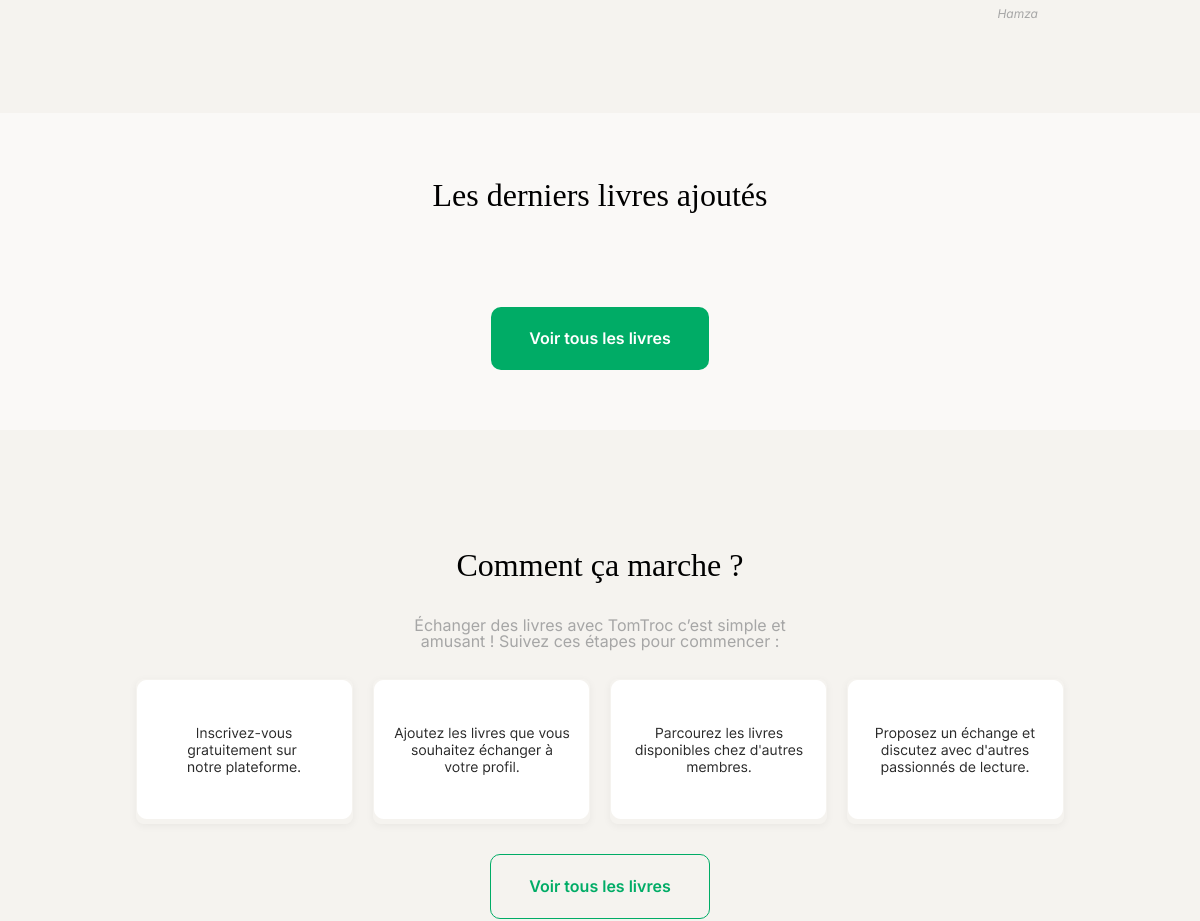
/ (middle part), run on an earlier commit of the app's database.
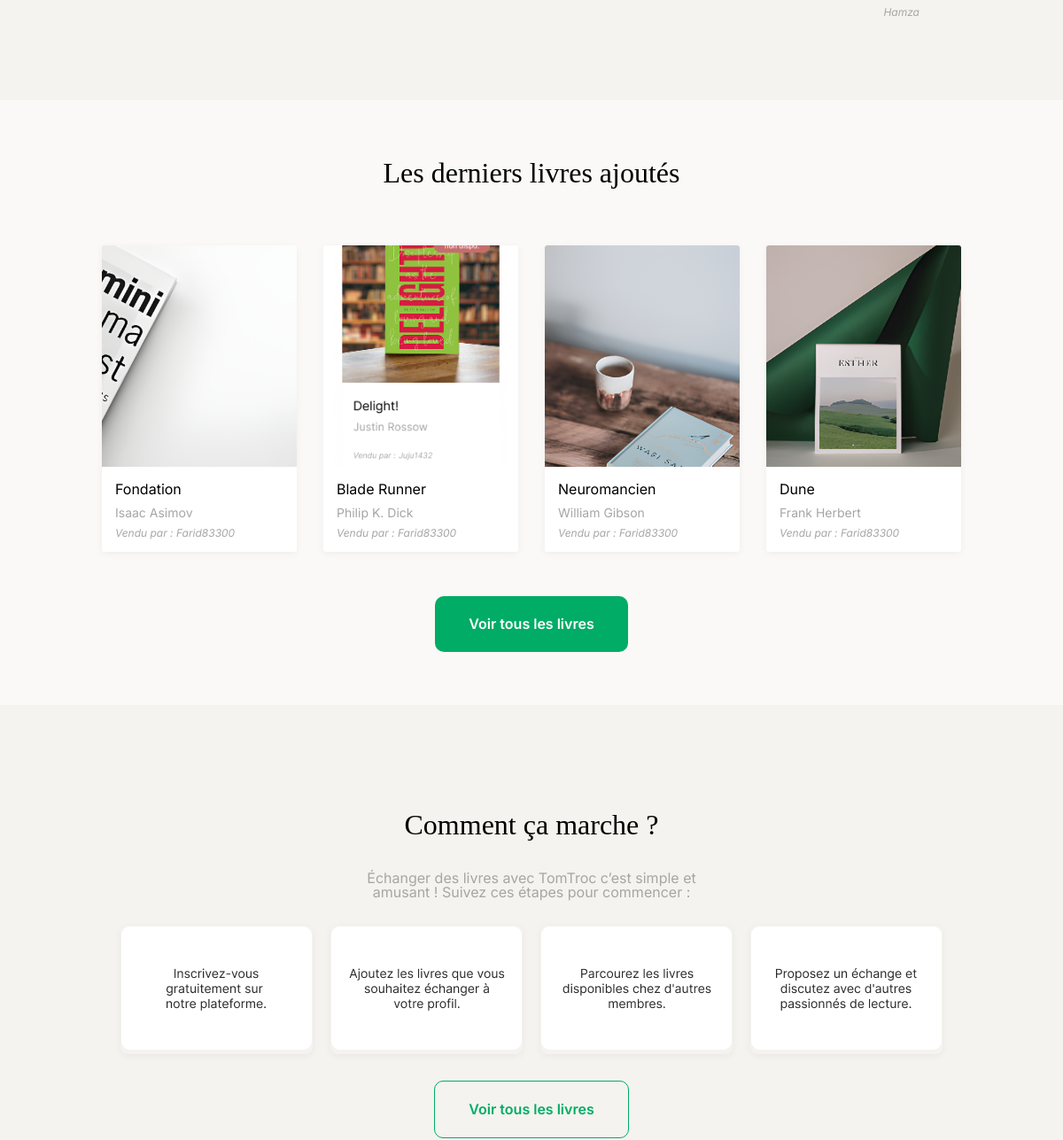
And on a later commit of the database.
### tables this page shows
CREATE TABLE `book` (
  `id` int NOT NULL,
  `user_id` int NOT NULL,
  `title` varchar(255) NOT NULL,
  `author` varchar(255) NOT NULL,
  `description` text NOT NULL,
  `photo` varchar(255) DEFAULT NULL,
  `availability` tinyint(1) NOT NULL DEFAULT '1',
  `created_at` datetime NOT NULL DEFAULT CURRENT_TIMESTAMP
);

CREATE TABLE `user` (
  `id` int NOT NULL,
  `email` varchar(255) NOT NULL,
  `password` varchar(255) NOT NULL,
  `pseudo` varchar(100) NOT NULL,
  `profile_picture` varchar(255) DEFAULT NULL,
  `created_at` datetime NOT NULL DEFAULT CURRENT_TIMESTAMP
);

### views/views.php (called while the page is built, shortened)
<?php
class View
{
    public function render(string $template, array $data = []): void
    {
        if (isset($_SESSION['user'])) {
            $db = DBManager::getInstance()->getPDO();
            $messageManager = new MessageManager($db);
            $data['unreadCount'] = $messageManager->countUnread($_SESSION['user']['id']);
        } else {
            $data['unreadCount'] = 0;
        }
        extract($data);
        require __DIR__ . '/templates/' . $template . '.php';
        $content = ob_get_clean();
        require __DIR__ . '/templates/main.php';
    }
}

### controllers/HomeController.php (called while the page is built, shortened)
<?php
class HomeController
{
    public function showHome(): void
    {
        $db = DBManager::getInstance()->getPDO();
        $bookManager = new BookManager($db);
        $lastBooks = $bookManager->getLastBooks();
        $view = new View('Accueil');
        $view->render('home', ['lastBooks' => $lastBooks]);
    }
}

### models/BookManager.php (called while the page is built, shortened)
<?php
class BookManager
{
    private PDO $db;
    public function __construct(PDO $db)
    {
        $this->db = $db;
    }
    public function getLastBooks(int $limit = 4): array
    {
        $stmt = $this->db->prepare(
            'SELECT book.*, user.pseudo
            FROM book
            LEFT JOIN user ON book.user_id = user.id
            ORDER BY book.created_at DESC
            LIMIT :limit'
        );
        $stmt->bindValue(':limit', $limit, PDO::PARAM_INT);
        $stmt->execute();
        return $stmt->fetchAll();
    }
}

### views/templates/home.php (the view, shortened to what this page needs)
<?php $currentPage = 'home'; ?>
<section class="hero-section">
    <div class="hero-image">
        <p>Hamza</p>
    </div>
</section>
<section class="last-books-section">
    <h2>Les derniers livres ajoutés</h2>
    <div class="last-books">
        <?php foreach ($lastBooks as $book) : ?>
            <a href="index.php?action=single-book&id=<?= $book['id'] ?>" class="book-card">
                <div class="book-card-image">
                    <img src="<?= htmlspecialchars($book['photo']) ?>" alt="<?= htmlspecialchars($book['title']) ?>">
                </div>
                <h3><?= htmlspecialchars($book['title']) ?></h3>
                <p class="book-author"><?= htmlspecialchars($book['author']) ?></p>
                <p class="book-seller">
                    <?php if ($book['pseudo']) : ?>
                        Vendu par : <?= htmlspecialchars($book['pseudo']) ?>
                    <?php else : ?>
                        Aucun propriétaire
                    <?php endif; ?>
                </p>
            </a>
        <?php endforeach; ?>
    </div>
    <a href="index.php?action=books" class="btn-primary btn-large">Voir tous les livres</a>
</section>
<section class="how-does-it-work">
    <h2>Comment ça marche ?</h2>
    <p>Échanger des livres avec TomTroc c’est simple et<br> amusant ! Suivez ces étapes pour commencer :</p>
    <div class="how-doing-card">
        <a href="index.php?action=registration" class="how-doing-over">
            <img src="assets/img/how-doing-1.png" alt="Comment faire 1" class="book-cover">
        </a>
        <a href="index.php?action=account" class="how-doing-over">
            <img src="assets/img/how-doing-2.png" alt="Comment faire 2" class="book-cover">
        </a>
        <a href="index.php?action=books" class="how-doing-over">
            <img src="assets/img/how-doing-3.png" alt="Comment faire 3" class="book-cover">
        </a>
        <a href="index.php?action=messenger" class="how-doing-over">
            <img src="assets/img/how-doing-4.png" alt="Comment faire 4" class="book-cover">
        </a>
    </div>
    <a href="index.php?action=books" class="btn-primary btn-large btn-transparent">Voir tous les livres</a>
</section>

### index.php (shortened to what this page needs)
<?php
require_once 'views/views.php';
$action = $_GET['action'] ?? 'home';
try {
    switch ($action) {
        case 'home':
            $controller = new HomeController();
            $controller->showHome();
            break;
    }
} catch (Exception $e) {
    $errorView = new View('Erreur');
    $errorView->render('errorPage', ['errorMessage' => $e->getMessage()]);
}

### views/templates/main.php (shortened to what this page needs)
<!DOCTYPE html>
<html lang="fr">
    <head>
        <link rel="stylesheet" href="assets/css/global.css">
        <link rel="stylesheet" href="assets/css/<?= $currentPage ?>.css">
    </head>
    <body>
        <main>
        <?= $content ?>
        </main>
    </body>
</html>

### assets/css/global.css (style rules this page uses)
* { margin: 0; padding: 0; box-sizing: border-box; }
:root { --background-color: #F5F3EF; --background-light-color: #FAF9F7; --cta-color: #00AC66; --title-color: #000000; --text-color: #292929; --text-light-color: #A6A6A6; }
html { background-color: var(--background-color); }
body { display: flex; flex-direction: column; align-items: center; min-height: 100vh; width: 100%; margin: 0 auto; background-color: var(--background-color); font-family: 'Inter', sans-serif; }
h2 { font-family: 'Playfair Display', serif; font-weight: 400; font-size: 32px; line-height: 44px; color: var(--title-color); }
p { font-family: 'Inter', sans-serif; font-weight: 400; font-size: 16px; line-height: 100%; color: var(--text-light-color); }
a { text-decoration: none; color: inherit; }
.btn-primary { display: flex; justify-content: center; align-items: center; width: 152px; margin-top: 30px; padding: 22px 38px; background-color: var(--cta-color); border-radius: 10px; color: white; font-family: 'Inter', sans-serif; font-weight: 600; font-size: 16px; line-height: 19px; }
.btn-primary.btn-large { width: 218px; margin-top: 0px; }
.btn-primary.btn-large.btn-transparent { width: 220px; background-color: transparent; border: 1px solid var(--cta-color); color: var(--cta-color); }
main { flex: 1; width: 100%; }

### assets/css/home.css (style rules this page uses)
.hero-section { display: flex; flex-direction: row; align-items: center; justify-content: center; gap: clamp(40px, 6vw, 120px); width: 100%; height: 747px; padding: 0 clamp(30px, 8vw, 150px); }
.hero-image { display: flex; flex-direction: column; align-items: flex-end; }
.hero-image p { margin-top: 10px; font-size: 12px; font-style: italic; line-height: 1; }
.last-books-section { display: flex; flex-direction: column; justify-content: center; align-items: center; gap: 30px; width: 100%; padding: 60px 150px; background-color: var(--background-light-color); }
.last-books { display: flex; flex-direction: row; justify-content: center; gap: 30px; margin-top: 30px; }
.book-card { display: flex; flex-direction: column; background-color: white; border-radius: 3px; overflow: hidden; width: 220px; text-decoration: none; color: inherit; box-shadow: 0 2px 8px rgba(0, 0, 0, 0.05); transition: transform 0.2s ease; margin-bottom: 20px; }
.book-card-image { width: 100%; height: 250px; overflow: hidden; }
.book-card-image img { width: 100%; height: 100%; object-fit: cover; }
.book-card h3 { font-family: 'Inter', sans-serif; font-size: 16px; font-weight: 400; margin: 15px 15px 5px; color: var(--title-color); }
.book-card .book-author { font-size: 14px; color: var(--text-light-color); margin: 0 15px; margin-top: 5px; ; }
.book-card .book-seller { font-size: 12px; font-style: italic; color: var(--text-light-color); margin: 10px 15px 15px; margin-top: 10px; }
.how-does-it-work { display: flex; flex-direction: column; justify-content: center; align-items: center; gap: 30px; width: 100%; height: 602px; padding: 0 150px; }
.how-does-it-work p { text-align: center; }
.how-doing-card { display: flex; flex-direction: row; align-items: center; gap: 20px; }
.how-doing-over { border: 1px solid transparent; border-radius: 8px; box-shadow: 0 2px 8px rgba(0, 0, 0, 0.05); transition: transform 0.2s ease; }

What changed in the data, as far as the page shows it:
added book: photo (picture), title "Fondation", author "Isaac Asimov", user.pseudo "Farid83300"
added book: photo (picture), title "Blade Runner", author "Philip K. Dick", user.pseudo "Farid83300"
added book: photo (picture), title "Neuromancien", author "William Gibson", user.pseudo "Farid83300"
added book: photo (picture), title "Dune", author "Frank Herbert", user.pseudo "Farid83300"
